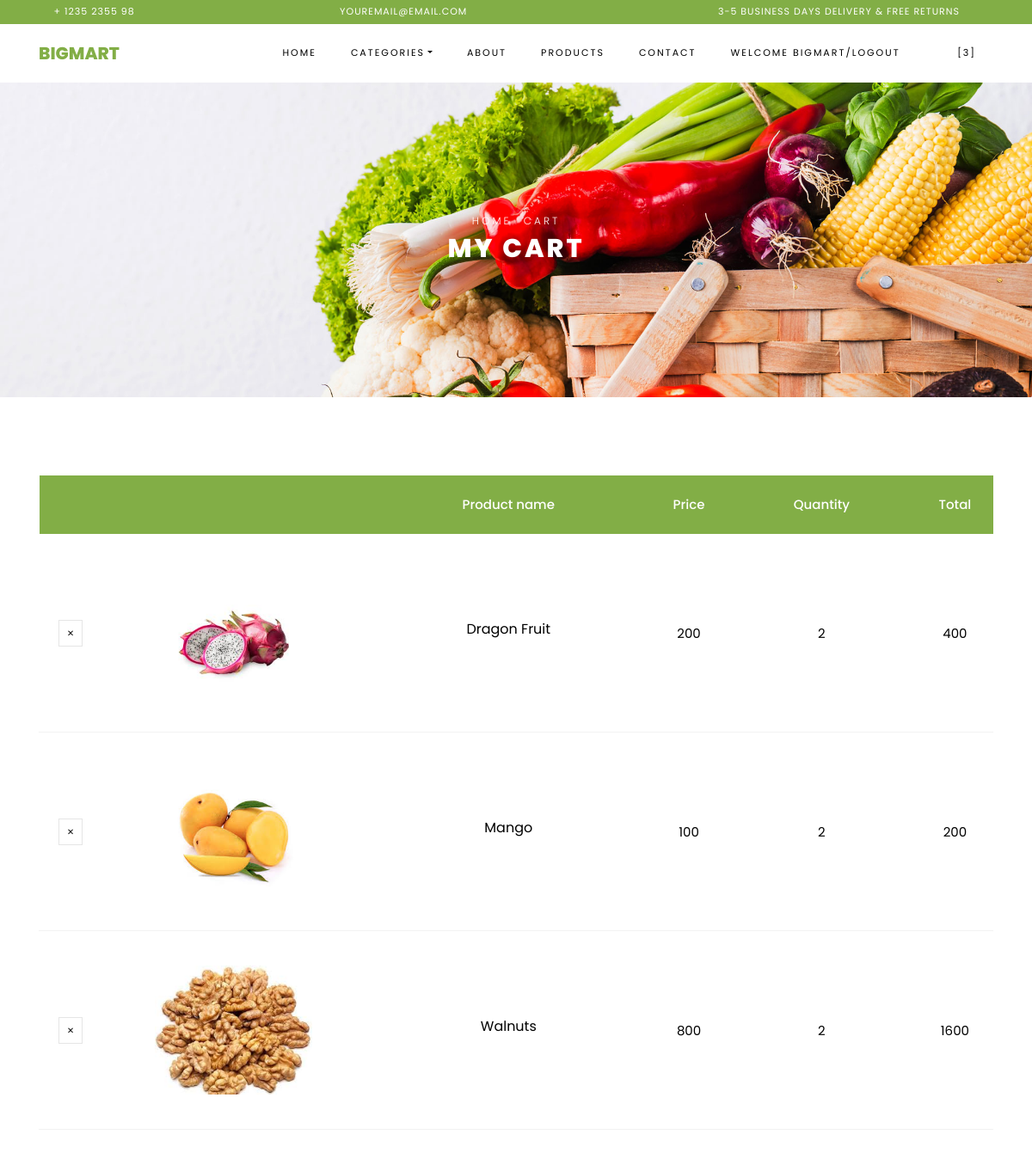
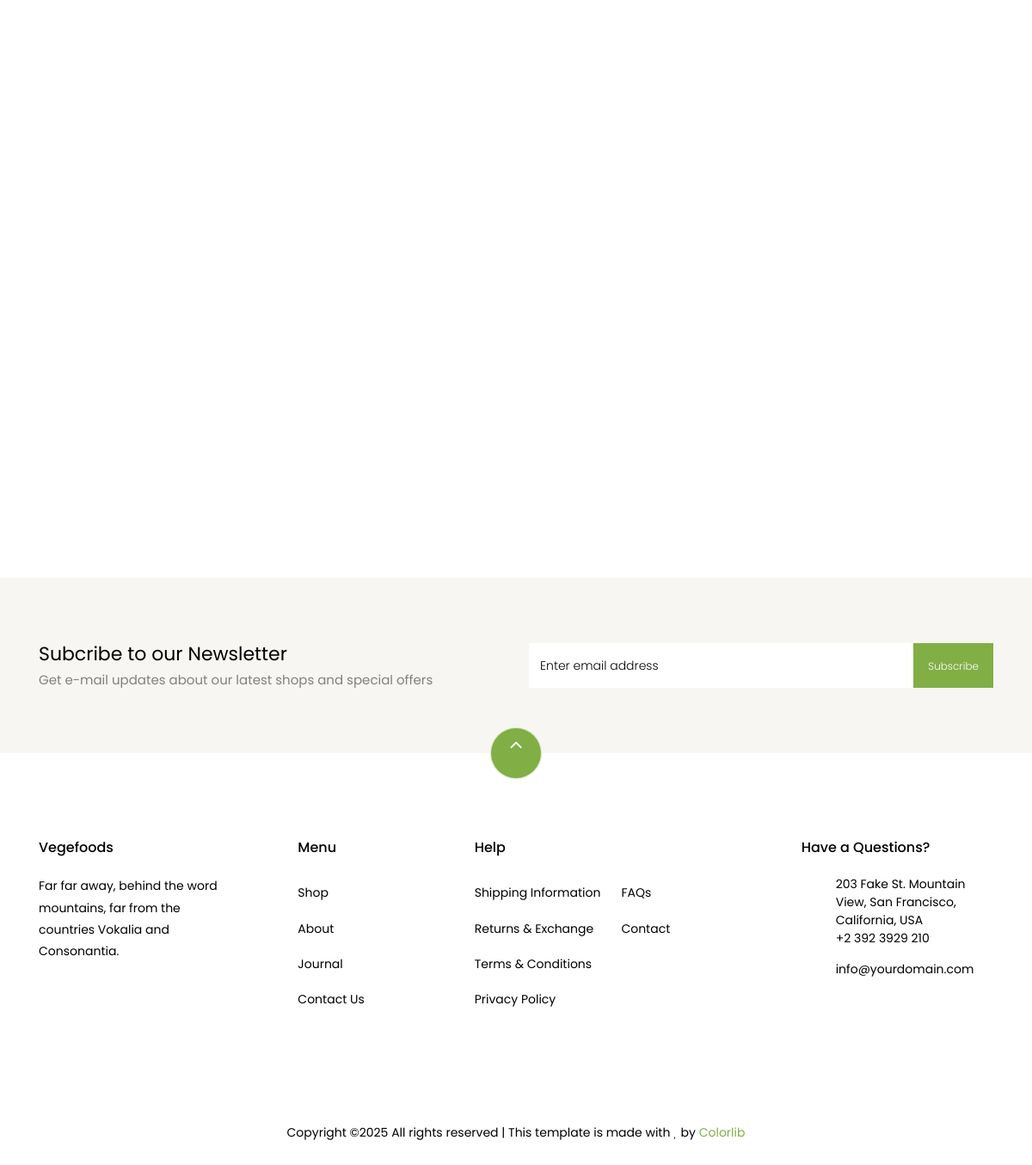
The app's page /cart/ (signed in) with its own data (2 pictures, top to bottom).
### WebApp/models.py (models this page shows)
class CartDb(models.Model):
    Username=models.CharField(max_length=100,null=True,blank=True)
    Product_Name=models.CharField(max_length=100,null=True,blank=True)
    Quantity=models.IntegerField(null=True,blank=True)
    Price=models.IntegerField(null=True,blank=True)
    Totalprice=models.IntegerField(null=True,blank=True)
    Image=models.ImageField(upload_to='cart image',null=True,blank=True)

### WebApp/views.py (the view)
# urls.py: path("cart/", views.cart, name="cart"),
def cart(request):
    categories = categorydb.objects.all()
    cat_data = CartDb.objects.filter(Username=request.session['Username'])
    cat = cat_data.count()
    prod=CartDb.objects.filter(Username=request.session['Username'])
    sub_total=0
    shipping_charge=200
    for i in prod:
        sub_total+=i.Totalprice
    if sub_total>1000:
        shipping_charge=100
    else:
        shipping_charge=200
    Total =sub_total+shipping_charge
    return render(request,'Cart.html',{'prod':prod,'categories':categories,'sub_total':sub_total,'shipping_charge':shipping_charge,'Total':Total,'cat':cat})

### WebApp/templates/Cart.html (shortened to what this page needs)
<!DOCTYPE html>
{% load static %}
<html lang="en">
    <head>
    <link rel="stylesheet" href="{% static 'adminstyle/css/open-iconic-bootstrap.min.css' %}">
    <link rel="stylesheet" href="{% static 'adminstyle/css/animate.css' %}">
    <link rel="stylesheet" href="{% static 'adminstyle/css/owl.carousel.min.css' %}">
    <link rel="stylesheet" href="{% static 'adminstyle/css/owl.theme.default.min.css' %}">
    <link rel="stylesheet" href="{% static 'adminstyle/css/magnific-popup.css' %}">
    <link rel="stylesheet" href="{% static 'adminstyle/css/aos.css' %}">
    <link rel="stylesheet" href="{% static 'adminstyle/css/ionicons.min.css' %}">
    <link rel="stylesheet" href="{% static 'adminstyle/css/bootstrap-datepicker.css' %}">
    <link rel="stylesheet" href="{% static 'adminstyle/css/jquery.timepicker.css' %}">
    <link rel="stylesheet" href="{% static 'adminstyle/css/flaticon.css' %}">
    <link rel="stylesheet" href="{% static 'adminstyle/css/icomoon.css' %}">
    <link rel="stylesheet" href="{% static 'adminstyle/css/style.css' %}">
  </head>
  <body class="goto-here">
		<div class="py-1 bg-primary">
    	<div class="container">
    		<div class="row no-gutters d-flex align-items-start align-items-center px-md-0">
	    		<div class="col-lg-12 d-block">
		    		<div class="row d-flex">
		    			<div class="col-md pr-4 d-flex topper align-items-center">
					    	<div class="icon mr-2 d-flex justify-content-center align-items-center"><span class="icon-phone2"></span></div>
						    <span class="text">+ 1235 2355 98</span>
					    </div>
					    <div class="col-md pr-4 d-flex topper align-items-center">
					    	<div class="icon mr-2 d-flex justify-content-center align-items-center"><span class="icon-paper-plane"></span></div>
						    <span class="text">youremail@email.com</span>
					    </div>
					    <div class="col-md-5 pr-4 d-flex topper align-items-center text-lg-right">
						    <span class="text">3-5 Business days delivery &amp; Free Returns</span>
					    </div>
				    </div>
			    </div>
		    </div>
		  </div>
    </div>
          <nav class="navbar navbar-expand-lg navbar-dark ftco_navbar bg-dark ftco-navbar-light" id="ftco-navbar">
	    <div class="container">
	      <a class="navbar-brand" href="{% static 'adminstyle/index.html' %}">BIGMART</a>
	      <div class="collapse navbar-collapse" id="ftco-nav">
	        <ul class="navbar-nav ml-auto">
	          <li class="nav-item active"><a href="{% url 'homePage' %}" class="nav-link">Home</a></li>
	          <li class="nav-item dropdown">
              <a class="nav-link dropdown-toggle" href="#" id="dropdown04" data-toggle="dropdown" aria-haspopup="true" aria-expanded="false">CATEGORIES</a>
            </li>
	          <li class="nav-item"><a href="{% url 'aboutpage' %}" class="nav-link">About</a></li>
	          <li class="nav-item"><a href="{%url 'productpage' %}" class="nav-link">PRODUCTS</a></li>
	          <li class="nav-item"><a href="{% url 'contactpage' %}" class="nav-link">Contact</a></li>
                {% if request.session.Username %}
	          <li class="nav-item"><a href="{% url 'delete_user' %}" class="nav-link">Welcome {{request.session.Username}}/Logout</a></li>
                {% else %}
	          <li class="nav-item"><a href="{% url 'delete_user' %}" class="nav-link">Register/Login</a></li>
                {% endif %}
	          <li ><a href="{% url 'cart' %}" class="nav-link"></a></li>
                <li class="nav-item cta cta-colored">
    <a href="{% url 'cart' %}" class="nav-link">
        <span class="icon-shopping_cart"></span>[{{cat}}]
    </a>
</li>
	        </ul>
	      </div>
	    </div>
	  </nav>
    <div class="hero-wrap hero-bread" style="background-image: url({% static 'adminstyle/images/bg_1.jpg' %});">
      <div class="container">
        <div class="row no-gutters slider-text align-items-center justify-content-center">
          <div class="col-md-9 ftco-animate text-center">
          	<p class="breadcrumbs"><span class="mr-2"><a href="index.html">Home</a></span> <span>Cart</span></p>
            <h1 class="mb-0 bread">My Cart</h1>
          </div>
        </div>
      </div>
    </div>
    <section class="ftco-section ftco-cart">
			<div class="container">
				<div class="row">
    			<div class="col-md-12 ftco-animate">
    				<div class="cart-list">
	    				<table class="table">
						    <thead class="thead-primary">
						      <tr class="text-center">
						        <th>&nbsp;</th>
						        <th>&nbsp;</th>
						        <th>Product name</th>
						        <th>Price</th>
						        <th>Quantity</th>
						        <th>Total</th>
						      </tr>
						    </thead>
						    <tbody>
							{% for i in prod %}
						      <tr class="text-center">
						        <td class="product-remove"><a href="{% url 'delete_Cart' pro_id=i.id %}"><span class="ion-ios-close"></span></a></td>
						        <td class="image-prod"><img src="{{i.Image.url}}" height="150px"></td>
						        <td class="product-name">
						        	<h3>{{i.Product_Name}}</h3>
						        </td>
						        <td class="price">{{i.Price}}</td>
						        <td class="quantity" style="color:black;">
						        	<h7>{{i.Quantity}}</h7>
					          </td>
						        <td class="total">{{i.Totalprice}}</td>
						      </tr>
							{% endfor %}
						    </tbody>
						  </table>
					  </div>
    			</div>
    		</div>
    		<div class="row justify-content-end">
    		</div>
			</div>
		</section>
		<section class="ftco-section ftco-no-pt ftco-no-pb py-5 bg-light">
      <div class="container py-4">
        <div class="row d-flex justify-content-center py-5">
          <div class="col-md-6">
          	<h2 style="font-size: 22px;" class="mb-0">Subcribe to our Newsletter</h2>
          	<span>Get e-mail updates about our latest shops and special offers</span>
          </div>
          <div class="col-md-6 d-flex align-items-center">
            <form action="#" class="subscribe-form">
              <div class="form-group d-flex">
                <input type="text" class="form-control" placeholder="Enter email address">
                <input type="submit" value="Subscribe" class="submit px-3">
              </div>
            </form>
          </div>
        </div>
      </div>
    </section>
    <footer class="ftco-footer ftco-section">
      <div class="container">
      	<div class="row">
      		<div class="mouse">
						<a href="#" class="mouse-icon">
							<div class="mouse-wheel"><span class="ion-ios-arrow-up"></span></div>
						</a>
					</div>
      	</div>
        <div class="row mb-5">
          <div class="col-md">
            <div class="ftco-footer-widget mb-4">
              <h2 class="ftco-heading-2">Vegefoods</h2>
              <p>Far far away, behind the word mountains, far from the countries Vokalia and Consonantia.</p>
              <ul class="ftco-footer-social list-unstyled float-md-left float-lft mt-5">
              </ul>
            </div>
          </div>
          <div class="col-md">
            <div class="ftco-footer-widget mb-4 ml-md-5">
              <h2 class="ftco-heading-2">Menu</h2>
              <ul class="list-unstyled">
                <li><a href="#" class="py-2 d-block">Shop</a></li>
                <li><a href="#" class="py-2 d-block">About</a></li>
                <li><a href="#" class="py-2 d-block">Journal</a></li>
                <li><a href="#" class="py-2 d-block">Contact Us</a></li>
              </ul>
            </div>
          </div>
          <div class="col-md-4">
             <div class="ftco-footer-widget mb-4">
              <h2 class="ftco-heading-2">Help</h2>
              <div class="d-flex">
	              <ul class="list-unstyled mr-l-5 pr-l-3 mr-4">
	                <li><a href="#" class="py-2 d-block">Shipping Information</a></li>
	                <li><a href="#" class="py-2 d-block">Returns &amp; Exchange</a></li>
	                <li><a href="#" class="py-2 d-block">Terms &amp; Conditions</a></li>
	                <li><a href="#" class="py-2 d-block">Privacy Policy</a></li>
	              </ul>
	              <ul class="list-unstyled">
	                <li><a href="#" class="py-2 d-block">FAQs</a></li>
	                <li><a href="#" class="py-2 d-block">Contact</a></li>
	              </ul>
	            </div>
            </div>
          </div>
          <div class="col-md">
            <div class="ftco-footer-widget mb-4">
            	<h2 class="ftco-heading-2">Have a Questions?</h2>
            	<div class="block-23 mb-3">
	              <ul>
	                <li><span class="icon icon-map-marker"></span><span class="text">203 Fake St. Mountain View, San Francisco, California, USA</span></li>
	                <li><a href="#"><span class="icon icon-phone"></span><span class="text">+2 392 3929 210</span></a></li>
	                <li><a href="#"><span class="icon icon-envelope"></span><span class="text">info@yourdomain.com</span></a></li>
	              </ul>
	            </div>
            </div>
          </div>
        </div>
        <div class="row">
          <div class="col-md-12 text-center">
            <p>
						  Copyright &copy;<script>document.write(new Date().getFullYear());</script> All rights reserved | This template is made with <i class="icon-heart color-danger" aria-hidden="true"></i> by <a href="https://colorlib.com" target="_blank">Colorlib</a>
						</p>
          </div>
        </div>
      </div>
    </footer>
  </body>
</html>

### WebApp/static/adminstyle/css/icomoon.css (style rules this page uses)
[class^="icon-"], [class*=" icon-"] { font-family: 'icomoon' !important; speak: none; font-style: normal; font-weight: normal; font-variant: normal; text-transform: none; line-height: 1; -webkit-font-smoothing: antialiased; -moz-osx-font-smoothing: grayscale; }
.icon-heart:before { content: "\f004"; }
.icon-map-marker:before { content: "\f041"; }
.icon-phone:before { content: "\f095"; }
.icon-envelope:before { content: "\f0e0"; }
.icon-paper-plane:before { content: "\f1d8"; }
.icon-phone2:before { content: "\e0cd"; }
.icon-shopping_cart:before { content: "\e8cc"; }

### records on screen
CartDb: Image (picture), Product_Name "Dragon Fruit", Price "200", Quantity "2", Totalprice "400"
CartDb: Image (picture), Product_Name "Mango", Price "100", Quantity "2", Totalprice "200"
CartDb: Image (picture), Product_Name "Walnuts", Price "800", Quantity "2", Totalprice "1600"

### other values on screen
{{ request.session.Username }} "BIGMART"
{{ cat }} "3"
